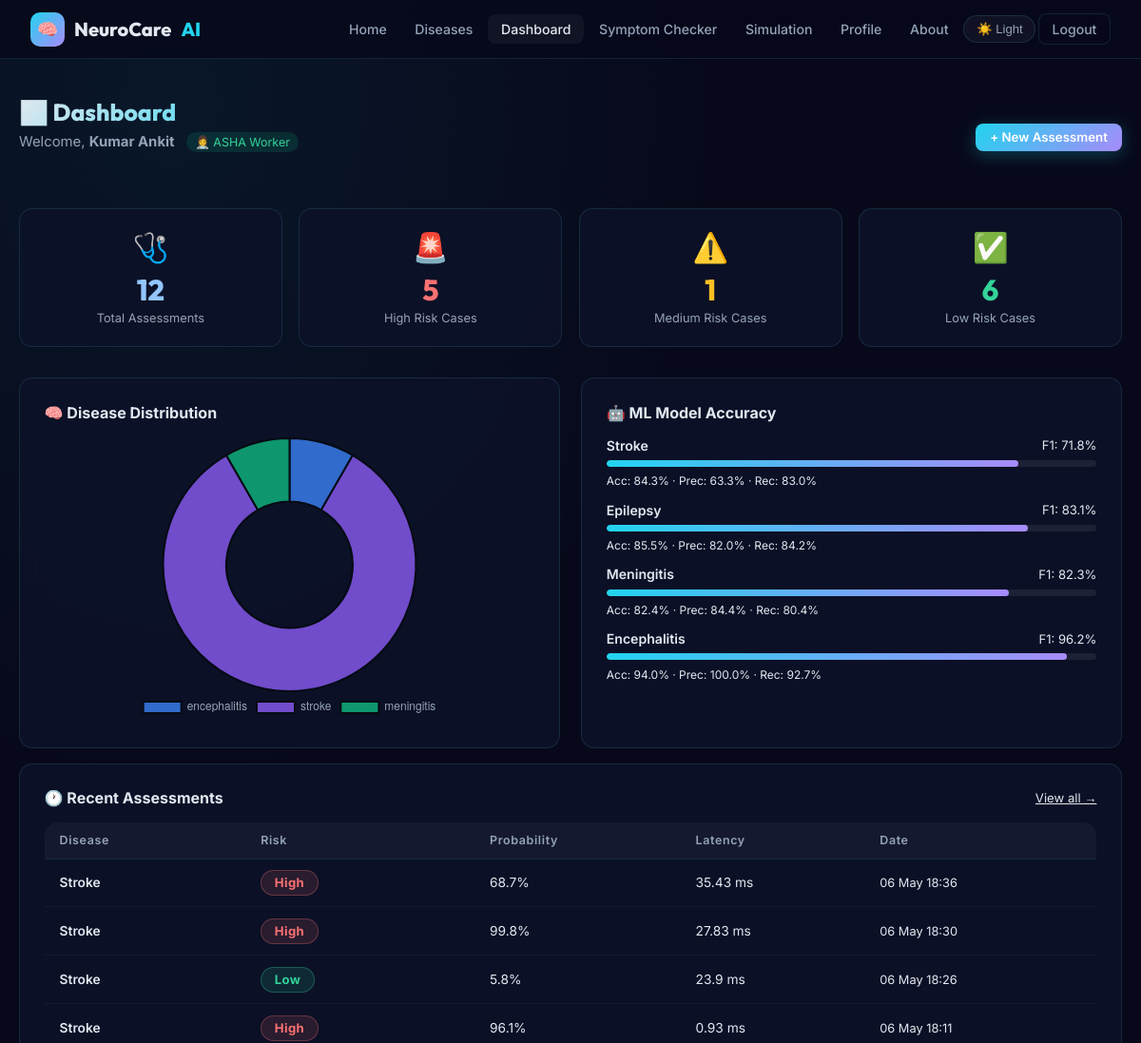
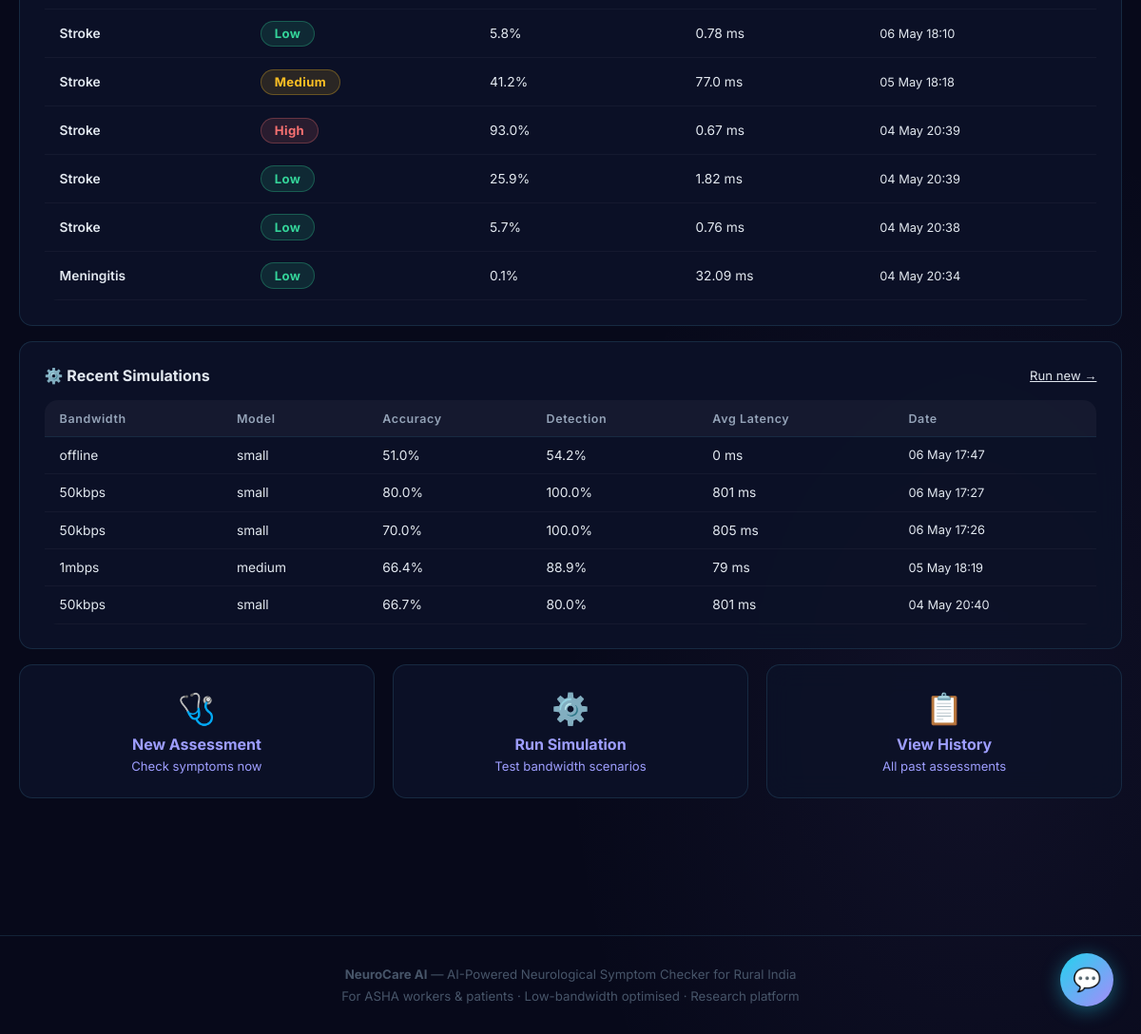
The app's page /dashboard/ (signed in) with its own data (2 pictures, top to bottom).
### app/models.py (models this page shows, shortened)
class User(UserMixin, db.Model):
    __tablename__ = 'users'
    id = db.Column(db.Integer, primary_key=True)
    name = db.Column(db.String(100), nullable=False)
    email = db.Column(db.String(150), unique=True, nullable=False)
    password_hash = db.Column(db.String(255), nullable=False)
    role = db.Column(db.String(20), nullable=False, default='patient')  # 'patient' or 'asha'
    village = db.Column(db.String(100))
    district = db.Column(db.String(100))
    state = db.Column(db.String(100), default='Uttar Pradesh')
    phone = db.Column(db.String(15))
    created_at = db.Column(db.DateTime, default=datetime.utcnow)
    is_active_user = db.Column(db.Boolean, default=True)
    predictions = db.relationship('Prediction', backref='user', lazy='dynamic')
    simulations = db.relationship('SimulationRun', backref='user', lazy='dynamic')

class Prediction(db.Model):
    __tablename__ = 'predictions'
    id = db.Column(db.Integer, primary_key=True)
    user_id = db.Column(db.Integer, db.ForeignKey('users.id'), nullable=False)
    patient_name = db.Column(db.String(100))
    patient_aadhaar = db.Column(db.String(12))
    age = db.Column(db.Integer)
    gender = db.Column(db.String(10))
    hypertension = db.Column(db.Integer, default=0)
    heart_disease = db.Column(db.Integer, default=0)
    ever_married = db.Column(db.String(5))
    avg_glucose_level = db.Column(db.Float, default=100.0)
    bmi = db.Column(db.Float, default=22.0)
    smoking_status = db.Column(db.String(30))
    symptoms_json = db.Column(db.Text)  # JSON of symptom checkboxes
    duration_hours = db.Column(db.Integer, default=0)
    disease = db.Column(db.String(50))
    risk_level = db.Column(db.String(20))  # Low / Medium / High
    probability = db.Column(db.Float)
    recommendation = db.Column(db.String(100))
    model_latency_ms = db.Column(db.Float)
    bandwidth_simulated = db.Column(db.String(20))
    created_at = db.Column(db.DateTime, default=datetime.utcnow)

class SimulationRun(db.Model):
    __tablename__ = 'simulation_runs'
    id = db.Column(db.Integer, primary_key=True)
    user_id = db.Column(db.Integer, db.ForeignKey('users.id'), nullable=False)
    bandwidth = db.Column(db.String(20))
    model_size = db.Column(db.String(20))
    noise_level = db.Column(db.Float, default=0.0)
    missing_data_pct = db.Column(db.Float, default=0.0)
    num_patients = db.Column(db.Integer, default=50)
    results_json = db.Column(db.Text)
    detection_rate = db.Column(db.Float)
    avg_time_to_care = db.Column(db.Float)
    accuracy = db.Column(db.Float)
    avg_latency_ms = db.Column(db.Float)
    created_at = db.Column(db.DateTime, default=datetime.utcnow)

### app/routes/dashboard.py (the view)
@dashboard_bp.route('/')
@login_required
def index():
    predictions = Prediction.query.filter_by(user_id=current_user.id)\
                                  .order_by(Prediction.created_at.desc()).limit(10).all()
    sim_runs = SimulationRun.query.filter_by(user_id=current_user.id)\
                                   .order_by(SimulationRun.created_at.desc()).limit(5).all()
    metrics = get_metrics()
    total_predictions = Prediction.query.filter_by(user_id=current_user.id).count()
    high_risk = Prediction.query.filter_by(user_id=current_user.id, risk_level='High').count()
    medium_risk = Prediction.query.filter_by(user_id=current_user.id, risk_level='Medium').count()
    low_risk = Prediction.query.filter_by(user_id=current_user.id, risk_level='Low').count()
    disease_counts = {}
    all_preds = Prediction.query.filter_by(user_id=current_user.id).all()
    for p in all_preds:
        disease_counts[p.disease] = disease_counts.get(p.disease, 0) + 1
    sim_chart = []
    for s in reversed(sim_runs):
        sim_chart.append({
            'bandwidth': s.bandwidth,
            'accuracy': s.accuracy,
            'latency': s.avg_latency_ms,
            'detection_rate': s.detection_rate,
            'label': s.created_at.strftime('%d %b')
        })
    return render_template('dashboard/index.html',
                           predictions=predictions,
                           sim_runs=sim_runs,
                           metrics=metrics,
                           total_predictions=total_predictions,
                           high_risk=high_risk,
                           medium_risk=medium_risk,
                           low_risk=low_risk,
                           disease_counts=disease_counts,
                           sim_chart=sim_chart)

### app/ml/engine.py (called while the page is built)
def get_metrics():
    path = os.path.join(MODELS_DIR, 'metrics.json')
    if os.path.exists(path):
        with open(path) as f:
            return json.load(f)
    return {}

### app/models.py (called while the page is built)
@login_manager.user_loader
def load_user(user_id):
    return User.query.get(int(user_id))

### app/templates/dashboard/index.html (shortened to what this page needs)
{% extends "base.html" %}
{% block content %}
<div class="container page-content">
  <div class="d-flex align-center justify-between mb-3">
    <div>
      <h1 class="section-title">📊 Dashboard</h1>
      <p class="section-sub">
        Welcome, <strong>{{ current_user.name }}</strong>
        <span style="background:rgba({% if current_user.role=='asha' %}16,185,129{% else %}59,130,246{% endif %},0.15);color:{% if current_user.role=='asha' %}#34d399{% else %}#93c5fd{% endif %};padding:0.2rem 0.6rem;border-radius:999px;font-size:0.78rem;margin-left:0.5rem;">
          {% if current_user.role == 'asha' %}👩‍⚕️ ASHA Worker{% else %}🧑 Patient{% endif %}
        </span>
      </p>
    </div>
    <a href="{{ url_for('predict.checker') }}" class="btn btn-primary btn-sm">+ New Assessment</a>
  </div>
  <div class="stats-grid animate-fade-up">
    <div class="stat-card">
      <div class="stat-icon">🩺</div>
      <div class="stat-value" style="color:#93c5fd">{{ total_predictions }}</div>
      <div class="stat-label">Total Assessments</div>
    </div>
    <div class="stat-card">
      <div class="stat-icon">🚨</div>
      <div class="stat-value" style="color:#f87171">{{ high_risk }}</div>
      <div class="stat-label">High Risk Cases</div>
    </div>
    <div class="stat-card">
      <div class="stat-icon">⚠️</div>
      <div class="stat-value" style="color:#fbbf24">{{ medium_risk }}</div>
      <div class="stat-label">Medium Risk Cases</div>
    </div>
    <div class="stat-card">
      <div class="stat-icon">✅</div>
      <div class="stat-value" style="color:#34d399">{{ low_risk }}</div>
      <div class="stat-label">Low Risk Cases</div>
    </div>
  </div>
  <div class="grid-2 mt-2">
    <div class="card animate-fade-up">
      <h3 style="font-size:1rem;font-weight:700;margin-bottom:1rem;">🧠 Disease Distribution</h3>
      {% if disease_counts %}
        <div class="chart-container" style="min-height:200px;">
          <canvas id="diseaseChart"></canvas>
        </div>
      {% else %}
        <div class="text-center" style="padding:2rem;color:var(--text-muted);">
          No prediction data yet.<br/>
          <a href="{{ url_for('predict.checker') }}" class="btn btn-primary btn-sm mt-1">Start Assessment</a>
        </div>
      {% endif %}
    </div>
    <div class="card animate-fade-up">
      <h3 style="font-size:1rem;font-weight:700;margin-bottom:1rem;">🤖 ML Model Accuracy</h3>
      {% if metrics %}
        {% for disease, m in metrics.items() %}
        <div style="margin-bottom:0.9rem;">
          <div class="d-flex align-center justify-between" style="margin-bottom:0.3rem;">
            <span style="font-size:0.88rem;text-transform:capitalize;font-weight:600;">{{ disease }}</span>
            <span style="font-size:0.82rem;color:var(--text-muted);">F1: {{ (m.f1*100)|round(1) }}%</span>
          </div>
          <div class="progress-bar-wrap">
            <div class="progress-bar" style="width:{{ (m.accuracy*100)|round(0)|int }}%;"></div>
          </div>
          <div style="font-size:0.75rem;color:var(--text-dim);margin-top:0.2rem;">
            Acc: {{ (m.accuracy*100)|round(1) }}% · Prec: {{ (m.precision*100)|round(1) }}% · Rec: {{ (m.recall*100)|round(1) }}%
          </div>
        </div>
        {% endfor %}
      {% else %}
        <div class="text-muted text-center" style="padding:1.5rem;">Models not yet trained.</div>
      {% endif %}
    </div>
  </div>
  <div class="card mt-2 animate-fade-up">
    <div class="d-flex align-center justify-between mb-2">
      <h3 style="font-size:1rem;font-weight:700;">🕐 Recent Assessments</h3>
      <a href="{{ url_for('predict.history') }}" style="font-size:0.82rem;color:var(--accent);">View all →</a>
    </div>
    {% if predictions %}
    <div class="table-wrap">
      <table>
        <thead><tr><th>Disease</th><th>Risk</th><th>Probability</th><th>Latency</th><th>Date</th></tr></thead>
        <tbody>
          {% for p in predictions %}
          <tr>
            <td style="text-transform:capitalize;font-weight:600;">{{ p.disease }}</td>
            <td><span class="risk-badge risk-{{ p.risk_level|lower }}">{{ p.risk_level }}</span></td>
            <td>{{ (p.probability*100)|round(1) }}%</td>
            <td>{{ p.model_latency_ms }} ms</td>
            <td style="font-size:0.8rem;color:var(--text-muted);">{{ p.created_at.strftime('%d %b %H:%M') }}</td>
          </tr>
          {% endfor %}
        </tbody>
      </table>
    </div>
    {% else %}
    <p class="text-muted text-center" style="padding:1.5rem;">No assessments yet. <a href="{{ url_for('predict.checker') }}" style="color:var(--accent);">Start now →</a></p>
    {% endif %}
  </div>
  {% if sim_runs %}
  <div class="card mt-2 animate-fade-up">
    <div class="d-flex align-center justify-between mb-2">
      <h3 style="font-size:1rem;font-weight:700;">⚙️ Recent Simulations</h3>
      <a href="{{ url_for('simulation.panel') }}" style="font-size:0.82rem;color:var(--accent);">Run new →</a>
    </div>
    <div class="table-wrap">
      <table>
        <thead><tr><th>Bandwidth</th><th>Model</th><th>Accuracy</th><th>Detection</th><th>Avg Latency</th><th>Date</th></tr></thead>
        <tbody>
          {% for s in sim_runs %}
          <tr>
            <td>{{ s.bandwidth }}</td>
            <td>{{ s.model_size }}</td>
            <td>{{ (s.accuracy*100)|round(1) }}%</td>
            <td>{{ (s.detection_rate*100)|round(1) }}%</td>
            <td>{{ s.avg_latency_ms|round(0)|int }} ms</td>
            <td style="font-size:0.8rem;color:var(--text-muted);">{{ s.created_at.strftime('%d %b %H:%M') }}</td>
          </tr>
          {% endfor %}
        </tbody>
      </table>
    </div>
  </div>
  {% endif %}
  <div class="grid-3 mt-2">
    <a href="{{ url_for('predict.checker') }}" class="card" style="text-align:center;text-decoration:none;transition:var(--transition);">
      <div style="font-size:2rem;margin-bottom:0.5rem;">🩺</div>
      <strong>New Assessment</strong>
      <p style="font-size:0.82rem;color:var(--text-muted);margin-top:0.3rem;">Check symptoms now</p>
    </a>
    <a href="{{ url_for('simulation.panel') }}" class="card" style="text-align:center;text-decoration:none;transition:var(--transition);">
      <div style="font-size:2rem;margin-bottom:0.5rem;">⚙️</div>
      <strong>Run Simulation</strong>
      <p style="font-size:0.82rem;color:var(--text-muted);margin-top:0.3rem;">Test bandwidth scenarios</p>
    </a>
    <a href="{{ url_for('predict.history') }}" class="card" style="text-align:center;text-decoration:none;transition:var(--transition);">
      <div style="font-size:2rem;margin-bottom:0.5rem;">📋</div>
      <strong>View History</strong>
      <p style="font-size:0.82rem;color:var(--text-muted);margin-top:0.3rem;">All past assessments</p>
    </a>
  </div>
</div>
<script>
{% if disease_counts %}
new Chart(document.getElementById('diseaseChart'), {
  type: 'doughnut',
  data: {
    labels: {{ disease_counts.keys()|list|tojson }},
    datasets: [{
      data: {{ disease_counts.values()|list|tojson }},
      backgroundColor: ['rgba(59,130,246,0.8)','rgba(139,92,246,0.8)','rgba(16,185,129,0.8)','rgba(245,158,11,0.8)'],
      borderColor: '#060b14', borderWidth: 2
    }]
  },
  options: {
    responsive:true, maintainAspectRatio:false,
    plugins: { legend: { position:'bottom', labels:{ color:'#94a3b8', font:{size:12} } } }
  }
});
{% endif %}
</script>
{% endblock %}

### app/static/css/main.css (style rules this page uses)
:root { --bg: #07091a; --bg-card: rgba(13,18,40,0.92); --bg-glass: rgba(255,255,255,0.045); --bg-input: rgba(255,255,255,0.06); --border: rgba(99,218,255,0.13); --border-h: rgba(99,218,255,0.32); --p1: #22d3ee; --p2: #a78bfa; --p3: #34d399; --danger: #f87171; --warning: #fbbf24; --success: #34d399; --text1: #e2e8f0; --text2: #94a3b8; --text3: #475569; --glow: 0 0 32px rgba(34,211,238,0.18); --r: 14px; --rs: 8px; --tr: 0.28s cubic-bezier(.4,0,.2,1); --shadow: 0 4px 24px rgba(0,0,0,0.4); color-scheme: dark; }
*,*::before,*::after { box-sizing:border-box;margin:0;padding:0 }
html { scroll-behavior:smooth }
body { font-family:'Inter',sans-serif; background:var(--bg); color:var(--text1); min-height:100vh; background-image: radial-gradient(ellipse 80% 55% at 15% 5%, rgba(34,211,238,.07) 0%,transparent 60%), radial-gradient(ellipse 60% 50% at 85% 85%, rgba(167,139,250,.06) 0%,transparent 60%); background-attachment:fixed; transition:background .4s,color .3s; }
.container { max-width:1160px;margin:0 auto;padding:0 1.5rem }
.page-content { padding:2.5rem 0 5rem }
.grid-2 { display:grid;grid-template-columns:1fr 1fr;gap:1.4rem }
.grid-3 { display:grid;grid-template-columns:repeat(3,1fr);gap:1.2rem }
.card { background:var(--bg-card); border:1px solid var(--border); border-radius:var(--r); padding:1.6rem; backdrop-filter:blur(14px); transition:var(--tr); }
.btn { display:inline-flex;align-items:center;gap:8px; padding:.68rem 1.45rem;border-radius:var(--rs); font-size:.93rem;font-weight:600;border:none;cursor:pointer; text-decoration:none;transition:var(--tr); }
.btn-primary { background:linear-gradient(135deg,var(--p1),var(--p2));color:#fff; box-shadow:0 4px 18px rgba(34,211,238,.28); }
.btn-sm { padding:.4rem .95rem;font-size:.83rem; }
.stats-grid { display:grid;grid-template-columns:repeat(auto-fit,minmax(190px,1fr));gap:1.1rem;margin:2rem 0 }
.stat-card { background:var(--bg-card);border:1px solid var(--border);border-radius:var(--r); padding:1.4rem;text-align:center;transition:var(--tr); }
.stat-icon { font-size:1.9rem;margin-bottom:.4rem }
.stat-value { font-family:'Outfit',sans-serif;font-size:1.9rem;font-weight:800;color:var(--text1) }
.stat-label { font-size:.8rem;color:var(--text2);margin-top:.2rem }
.risk-badge { display:inline-flex;align-items:center;gap:5px; padding:.3rem .85rem;border-radius:999px; font-size:.82rem;font-weight:700;letter-spacing:.03em; }
.risk-low { background:rgba(52,211,153,.13);color:#34d399;border:1px solid rgba(52,211,153,.3); }
.risk-medium { background:rgba(251,191,36,.13);color:#fbbf24;border:1px solid rgba(251,191,36,.3); }
.risk-high { background:rgba(248,113,113,.13);color:#f87171;border:1px solid rgba(248,113,113,.3); }
.progress-bar-wrap { background:rgba(255,255,255,.07);border-radius:999px;height:7px;overflow:hidden;margin:.45rem 0 }
.progress-bar { height:100%;border-radius:999px;background:linear-gradient(90deg,var(--p1),var(--p2));transition:width 1s ease }
.table-wrap { overflow-x:auto;border-radius:var(--r) }
table { width:100%;border-collapse:collapse;font-size:.86rem }
th { background:rgba(255,255,255,.04);color:var(--text2);font-weight:600;font-size:.78rem;letter-spacing:.05em;padding:.7rem 1rem;text-align:left;border-bottom:1px solid var(--border) }
td { padding:.7rem 1rem;border-bottom:1px solid rgba(255,255,255,.04);color:var(--text1) }
.section-title { font-family:'Outfit',sans-serif;font-size:1.55rem;font-weight:800; background:linear-gradient(135deg,var(--text1),var(--p1)); -webkit-background-clip:text;-webkit-text-fill-color:transparent;background-clip:text; margin-bottom:.45rem; }
.section-sub { color:var(--text2);font-size:.93rem;margin-bottom:1.8rem }
.mt-2 { margin-top:1rem }
.mb-2 { margin-bottom:1rem }
.mb-3 { margin-bottom:1.5rem }
.d-flex { display:flex }
.align-center { align-items:center }
.justify-between { justify-content:space-between }
.chart-container { position:relative;width:100%;min-height:240px }
.animate-fade-up { animation:fadeUp .6s ease both }

### records on screen
User: name "Kumar Ankit"
Prediction: disease "Encephalitis", f1 "96.2", {{ (m.accuracy*100)|round(0)|int }} 94 (drawn), accuracy "94.0", (m.precision*100)|round(1) "100.0", recall "92.7"
Prediction: disease "Stroke", risk_level "High", (p.probability*100)|round(1) "68.7", model_latency_ms "35.43", created_at "06 May 18:36"
Prediction: disease "Stroke", risk_level "High", (p.probability*100)|round(1) "99.8", model_latency_ms "27.83", created_at "06 May 18:30"
Prediction: disease "Stroke", risk_level "Low", (p.probability*100)|round(1) "5.8", model_latency_ms "23.9", created_at "06 May 18:26"
Prediction: disease "Stroke", risk_level "High", (p.probability*100)|round(1) "96.1", model_latency_ms "0.93", created_at "06 May 18:11"
Prediction: disease "Stroke", risk_level "Low", (p.probability*100)|round(1) "5.8", model_latency_ms "0.78", created_at "06 May 18:10"
Prediction: disease "Stroke", risk_level "Medium", (p.probability*100)|round(1) "41.2", model_latency_ms "77.0", created_at "05 May 18:18"
Prediction: disease "Stroke", risk_level "High", (p.probability*100)|round(1) "93.0", model_latency_ms "0.67", created_at "04 May 20:39"
Prediction: disease "Stroke", risk_level "Low", (p.probability*100)|round(1) "25.9", model_latency_ms "1.82", created_at "04 May 20:39"
Prediction: disease "Stroke", risk_level "Low", (p.probability*100)|round(1) "5.7", model_latency_ms "0.76", created_at "04 May 20:38"
Prediction: disease "Meningitis", risk_level "Low", (p.probability*100)|round(1) "0.1", model_latency_ms "32.09", created_at "04 May 20:34"
SimulationRun: bandwidth "offline", model_size "small", (s.accuracy*100)|round(1) "51.0", (s.detection_rate*100)|round(1) "54.2", avg_latency_ms "0", created_at "06 May 17:47"
SimulationRun: bandwidth "50kbps", model_size "small", (s.accuracy*100)|round(1) "80.0", (s.detection_rate*100)|round(1) "100.0", avg_latency_ms "801", created_at "06 May 17:27"
SimulationRun: bandwidth "50kbps", model_size "small", (s.accuracy*100)|round(1) "70.0", (s.detection_rate*100)|round(1) "100.0", avg_latency_ms "805", created_at "06 May 17:26"
SimulationRun: bandwidth "1mbps", model_size "medium", (s.accuracy*100)|round(1) "66.4", (s.detection_rate*100)|round(1) "88.9", avg_latency_ms "79", created_at "05 May 18:19"
SimulationRun: bandwidth "50kbps", model_size "small", (s.accuracy*100)|round(1) "66.7", (s.detection_rate*100)|round(1) "80.0", avg_latency_ms "801", created_at "04 May 20:40"

### other values on screen
{{ total_predictions }} "12"
{{ high_risk }} "5"
{{ medium_risk }} "1"
{{ low_risk }} "6"
{{ disease }} "Stroke" "Epilepsy" "Meningitis"
{{ (m.f1*100)|round(1) }} "71.8" "83.1" "82.3"
{{ (m.accuracy*100)|round(1) }} "84.3" "85.5" "82.4"
{{ (m.precision*100)|round(1) }} "63.3" "82.0" "84.4"
{{ (m.recall*100)|round(1) }} "83.0" "84.2" "80.4"
chart data {{ disease_counts.keys()|list|tojson }} ["encephalitis", "stroke", "meningitis"]
chart data {{ disease_counts.values()|list|tojson }} [1, 10, 1]
